Frame 1 (no input): blank canvas, image omitted
Frame 60 (no input): blank canvas, image omitted
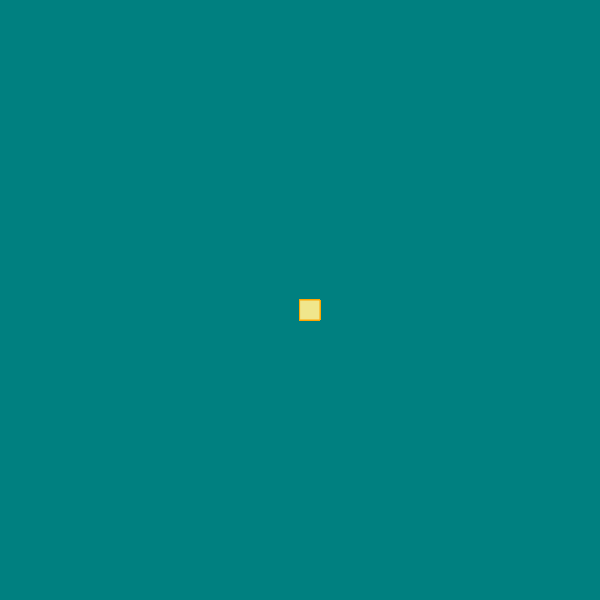
Frame 120 (the mouse pressed at the canvas centre since frame 60)

The p5.js sketch whose frames 1 and 60 were blank and that drew this single picture after the mouse press (run headless with seeded random() and noise() and a simulated clock; from frame 60 on, the mouse is pressed at the canvas centre):

// p5.js sketch
// ── sketch.js
function setup() {
    createCanvas(600, 600);
     background("teal");
  }
  
  function draw() {
    
  
    stroke("orange");
    fill("khaki");
  
    //console.log(mouseIsPressed)
    if (mouseIsPressed) {
    rect(mouseX, mouseY, 20, 20);
      
    }
  }
  
